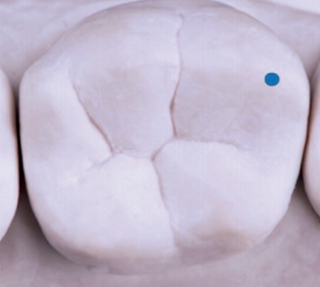
#> input picture badToothDetect-master+(2)-1/badToothDetect-master/toothLines/1.png, 320 x 287 px; its folder holds only this picture in this run
$ python lineTooth-LAPTOP-LKO137KI.py   (older library calls are emulated)
#> lines starting #> are read from the running program, lines starting #| are printed output that depends on the picture
from skimage.transform import rotate
from skimage.feature import local_binary_pattern
from skimage import data, io,data_dir,filters, feature
from skimage.color import label2rgb
import skimage
import numpy as np
import matplotlib.pyplot as plt
import os
from PIL import Image
import cv2

dirpath = 'toothLines'
newdir = 'Lines_tooth'

if not os.path.exists(newdir):
    os.makedirs(newdir)

order = [int(i.strip(".png")) for i in os.listdir(dirpath) if i.endswith(".png")]
jpglist = [f"{i}.png" for i in sorted(order)]  # direct reading of potentially non-sequential frames

radius = 1  # The Value of Range Radius in LBP Algorithm
n_points = 8 * radius # field pixel number
for i, png in enumerate(jpglist):
# settings for LBP
# 读取图像
    old = dirpath + f'/{png}'
    img = cv2.imread(old)  # return the numpy.array object return the array may not be available for the following acquisition thresholds
#> img is the input picture: shape (287, 320, 3); mean B, G, R 203.3, 183.9, 193.5
#Display to plt requires conversion from BGR to RGB. If cv2.imshow(win_name, image), no conversion is required


    #This is Sobel.

    x = cv2.Sobel(img, cv2.CV_16S, 1, 0)
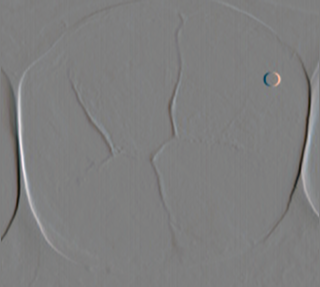
#> x: shape (287, 320, 3) int16; mean B, G, R -0.7, -0.6, -0.5; drawn with min black and max white
    y = cv2.Sobel(img, cv2.CV_16S, 0, 1)
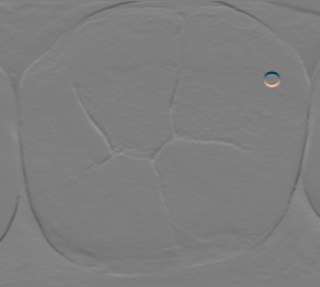
#> y: shape (287, 320, 3) int16; mean B, G, R -0.9, -0.7, -0.5; drawn with min black and max white
    absX = cv2.convertScaleAbs(x)  # Back to uint8
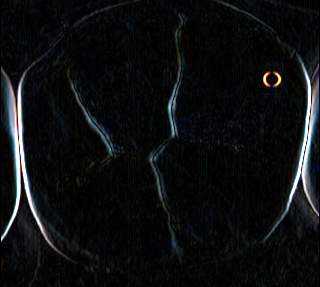
#> absX: shape (287, 320, 3); mean B, G, R 15.9, 14.9, 13.3
    absY = cv2.convertScaleAbs(y)
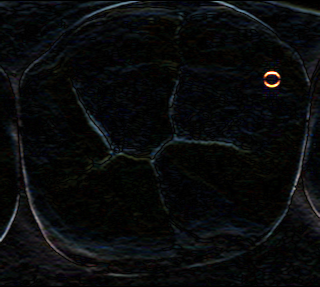
#> absY: shape (287, 320, 3); mean B, G, R 11.4, 10.7, 9.2
    result = cv2.addWeighted(absX, 0.5, absY, 0.5, 0)
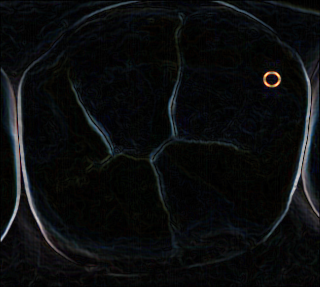
#> result: shape (287, 320, 3); mean B, G, R 13.7, 12.8, 11.2


    #This is Candy.
    """
    img = cv2.GaussianBlur(img,(3,3),0) #用高斯平滑处理原图像降噪。
    result = cv2.Canny(img, 20, 150) #最大最小阈值
    """


    #This is Laplace.

    """
    gray_lap = cv2.Laplacian(img,cv2.CV_16S,ksize = 3)
    result = cv2.convertScaleAbs(gray_lap)
    """

    # binarization
    # result = cv2.cvtColor(result, cv2.COLOR_BGR2GRAY)
    # retval, result = cv2.threshold(result, 50, 255, cv2.THRESH_BINARY)


    # In the middle is the algorithm.
    # cv2.imwrite(new, invert)
    new = newdir + f'/{png}'
    cv2.imwrite(new, result)

    print(f'{i + 1} / {len(jpglist)}')

$ run again, on badToothDetect-master+(2)-1/badToothDetect-master/toothLines/2.png
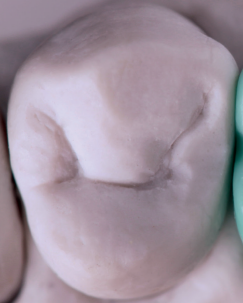
#> input picture badToothDetect-master+(2)-1/badToothDetect-master/toothLines/2.png, 243 x 303 px
#> img is the input picture: shape (303, 243, 3); mean B, G, R 156.9, 144.8, 158.4
#> `y = cv2.Sobel(img, cv2.CV_16S, 0, 1)`:
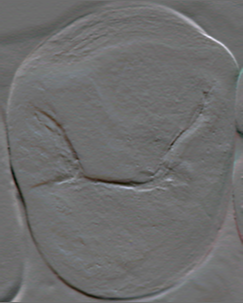
#> y: shape (303, 243, 3) int16; mean B, G, R 0.8, 0.8, 0.9; drawn with min black and max white
#> `result = cv2.addWeighted(absX, 0.5, absY, 0.5, 0)`:
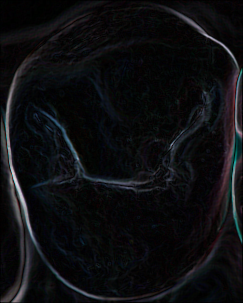
#> result: shape (303, 243, 3); mean B, G, R 16.6, 14.4, 13.9

$ run again, on badToothDetect-master+(2)-1/badToothDetect-master/toothLines/3.png
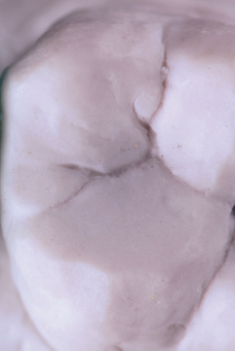
#> input picture badToothDetect-master+(2)-1/badToothDetect-master/toothLines/3.png, 241 x 358 px
#> img is the input picture: shape (358, 241, 3); mean B, G, R 190.5, 175, 187.6
#> `y = cv2.Sobel(img, cv2.CV_16S, 0, 1)`:
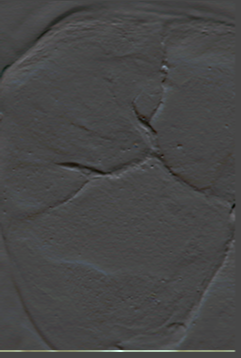
#> y: shape (358, 241, 3) int16; mean B, G, R 2.1, 2.4, 2; drawn with min black and max white
#> `result = cv2.addWeighted(absX, 0.5, absY, 0.5, 0)`:
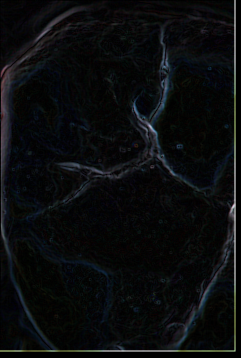
#> result: shape (358, 241, 3); mean B, G, R 13, 11.9, 10.4

$ run again, on badToothDetect-master+(2)-1/badToothDetect-master/toothLines/4.png
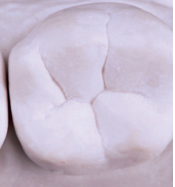
#> input picture badToothDetect-master+(2)-1/badToothDetect-master/toothLines/4.png, 175 x 187 px
#> img is the input picture: shape (187, 175, 3); mean B, G, R 206.8, 189, 199.6
#> `y = cv2.Sobel(img, cv2.CV_16S, 0, 1)`:
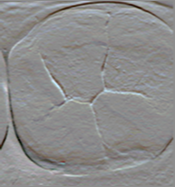
#> y: shape (187, 175, 3) int16; mean B, G, R -1.4, -1.1, -0.7; drawn with min black and max white
#> `result = cv2.addWeighted(absX, 0.5, absY, 0.5, 0)`:
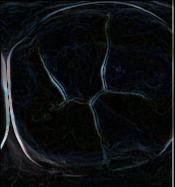
#> result: shape (187, 175, 3); mean B, G, R 17.5, 16, 13.1
